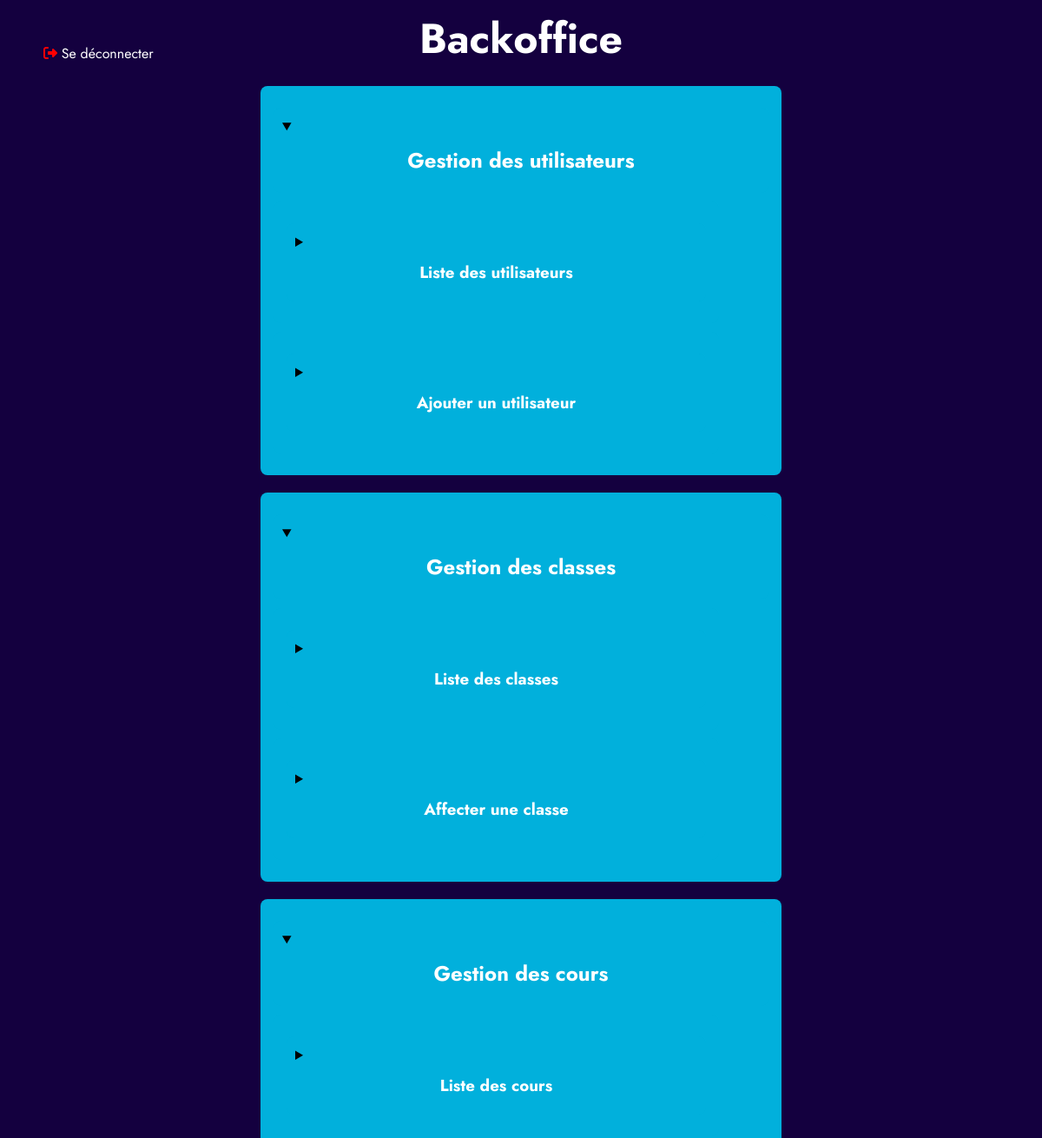
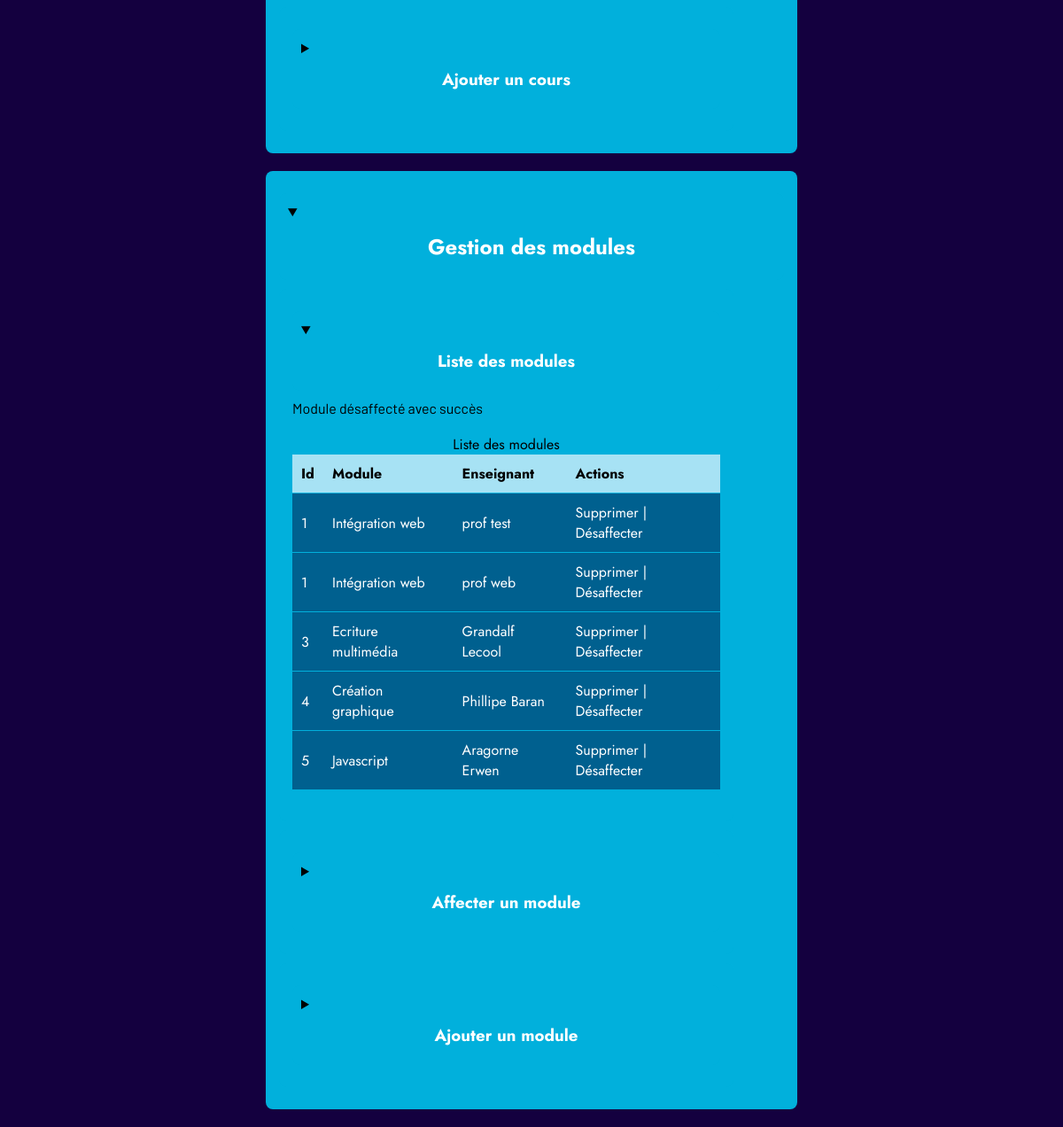
The app's page /backoffice.php?desaffectmodule=true&action=modules (signed in) with its own data (2 pictures, top to bottom).
### tables this page shows
CREATE TABLE `module` (
  `modu_id` int(11) NOT NULL,
  `module` varchar(100) NOT NULL
);

CREATE TABLE `user` (
  `user_id` int(11) NOT NULL,
  `login` varchar(20) NOT NULL,
  `mdp` varchar(100) NOT NULL,
  `nom` varchar(100) NOT NULL,
  `prenom` varchar(100) NOT NULL,
  `role` varchar(4) NOT NULL
);

### backoffice.php (the view, shortened to what this page needs)
<?php
include 'connect.php';
?>
<!DOCTYPE html>
<html lang="fr">
<head>
    <link rel="stylesheet" href="back.css">
    <link rel="stylesheet" href="general.css">
</head>
<body class="jost">
<a href="connexion.php" class="deconnexion"><i class="fa-solid fa-right-from-bracket" style="color:red;"></i> Se déconnecter</a>
    <h1>Backoffice</h1>
    <details class="main" open>
        <summary>
            <h2>Gestion des utilisateurs</h2>
        </summary>
        <details id="users">
            <summary>
                <h3>Liste des utilisateurs</h3>
            </summary>
        </details>
        <details>
            <summary>
                <h3>Ajouter un utilisateur</h3>
            </summary>
        </details>
    </details>
    <details class="main" open>
        <summary>
            <h2>Gestion des classes</h2>
        </summary>
        <details id="classes">
            <summary>
                <h3>Liste des classes</h3>
            </summary>
        </details>
        <details>
            <summary>
                <h3>Affecter une classe</h3>
            </summary>
        </details>
    </details>
    <details class="main" open>
        <summary>
            <h2>Gestion des cours</h2>
        </summary>
        <details id="courses">
            <summary>
                <h3>Liste des cours</h3>
            </summary>
        </details>
        <details>
            <summary>
                <h3>Ajouter un cours</h3>
            </summary>
        </details>
    </details>
    <details class="main" open>
        <summary>
            <h2>Gestion des modules</h2>
        </summary>
        <details id="modules">
            <summary>
                <h3>Liste des modules</h3>
            </summary>
            <?php
            if (isset($_GET['deletemodule'])){
                echo '<p>Module supprimé avec succès</p>';
            } elseif (isset($_GET['desaffectmodule'])){
                echo '<p>Module désaffecté avec succès</p>';
            } elseif (isset($_GET['affectmodule'])){
                echo '<p>Module affecté avec succès</p>';
            } elseif (isset($_GET['addmodule'])){
                echo '<p>Module ajouté avec succès</p>';
            }
            ?>
            <table>
                <caption>Liste des modules</caption>
                <tr>
                    <th>Id</th>
                    <th>Module</th>
                    <th>Enseignant</th>
                    <th>Actions</th>
                </tr>
                <?php
                $sql = 'SELECT user.prenom, user.nom, module.modu_id, module.module, professeur.prof_id
                    FROM module
                    LEFT JOIN relation_prof_module ON module.modu_id = relation_prof_module.modu_fk
                    LEFT JOIN professeur ON professeur.prof_id = relation_prof_module.prof_fk
                    LEFT JOIN user ON user.user_id = professeur.user_fk;';
                $query = $db->query($sql);
                $modules = $query->fetchAll(PDO::FETCH_ASSOC);
                foreach($modules as $module){
                    echo '<tr>';
                    echo '<td>'.$module['modu_id'].'</td>';
                    echo '<td>'.$module['module'].'</td>';
                    if ($module['prof_id']){
                        echo '<td>'.$module['prenom'].' '.$module['nom'].'</td>';
                    } else {
                        echo '<td>Non affecté</td>';
                    }
                    echo '<td><a href="deletemodule.php?id='.$module['modu_id'].'">Supprimer</a> | <a href="desaffectmodule.php?module='.$module['modu_id'].'&prof='.$module['prof_id'].'">Désaffecter</a></td>';
                    echo '</tr>';
                }
                ?>
            </table>
        </details>
        <details>
            <summary>
                <h3>Affecter un module</h3>
            </summary>
        </details>
        <details>
            <summary>
                <h3>Ajouter un module</h3>
            </summary>
        </details>
    </details>
</body>
</html>

### back.css (style rules this page uses)
body { font-family: 'Jost', sans-serif; background-color: var(--fond); color: white; margin: 0; padding: 0; }
h1, h2, h3 { color: white; text-align: center; margin: 10px; }
.deconnexion { color: white; font-size: 1rem; margin: 0; text-align: right; margin-right: 20px; position: absolute; top: 50px; left: 50px; }
details { margin: 20px auto; width: 90%; max-width: 600px; background-color: var(--blue); border-radius: 8px; overflow: hidden; color: black; padding: 15px; }
details[open] summary { font-weight: bold; }
summary { background-color: var(--blue); padding: 10px; border-radius: 8px; cursor: pointer; color: black; transition: background-color 0.3s; }
details > * { margin: 10px 0; }
table { width: 100%; border-collapse: collapse; margin: 20px 0; background-color: var(--dark-blue); }
th { color: black; background-color: var(--light-blue); font-weight: bold; }

### general.css (style rules this page uses)
*, *::after, *::before { box-sizing: border-box; }
:root { --purple: #B162CB; --light-purple: #A44DBF; --orange: #FDB975; --light-orange: #FEDFC0; --dark-blue: #00608F; --blue: #01B0DC; --light-blue: #A7E2F4; --fond: #14003F; }
body { z-index: 0; width: 100vw; overflow-x: hidden; background-color: var(--fond); margin: 0; }
.jost { font-family: 'Jost', sans-serif; }
a { text-decoration: none; color: black; }
p { font-family: "Barlow", sans-serif; font-size: 1rem; margin: 0; }
h1 { color: white; text-align: center; font-size: 3rem; font-family: 'Jost', sans-serif; }

### records on screen
module: modu_id "1", module "Intégration web", user.prenom "prof", user.nom "test", user.nom "web"
module: modu_id "3", module "Ecriture multimédia", user.prenom "Grandalf", user.nom "Lecool"
module: modu_id "4", module "Création graphique", user.prenom "Phillipe", user.nom "Baran"
module: modu_id "5", module "Javascript", user.prenom "Aragorne", user.nom "Erwen"
